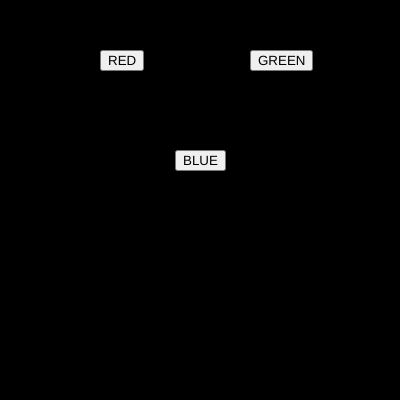
Frame 1 (no input)
Frame 60 (no input): identical to frame 1, image omitted
Frame 120 (the mouse pressed at the canvas centre since frame 60): identical to frame 1, image omitted

The p5.js sketch that drew this single still picture (run headless with seeded random() and noise() and a simulated clock; from frame 60 on, the mouse is pressed at the canvas centre):

// p5.js sketch
// ── sketch.js

var button1;
var button2;
var button3;

var r = 0;
var g = 0;
var b = 0;



function setup() {
  createCanvas(400, 400);

 button1 = createButton("RED");
 button1.position(100,50);
 button1.mousePressed(red_bg);

 
button2 = createButton("GREEN");
button2.position(250,50);
button2.mousePressed(green_bg);

button3 = createButton("BLUE");
button3.position(175,150);
button3.mousePressed(blue_bg);

}


function draw() {
 background(r,g,b);
 

}

function red_bg()
{
 r = 255;
 g = 0;
 b = 0;
 
}

function green_bg()
{
 r = 0;
 g = 255;
 b = 0;
 
}

function blue_bg()
{
 r = 0;
 g = 0;
 b = 255;
 
}


  
